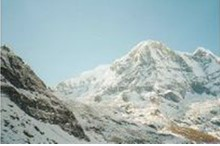
#> input picture 2sem/leora/dz3/g11.jpg, 220 x 146 px
$ jupyter execute OpenCV_ImageStitching-g.ipynb
#> lines starting #> are read from the running program, lines starting #| are printed output that depends on the picture; after the words box and inside, x2 and y2 are one past the last pixel; in counts of white or black regions, pixels touching at a corner belong together
[cell 1]
import cv2
import numpy as np
import matplotlib.pyplot as plt
import imageio
import imutils

[cell 2]
cv2.ocl.setUseOpenCL(False)

[cell 3]
# select the image id (valid values 1,2,3, or 4)
feature_extractor = 'brisk' # one of 'sift', 'surf', 'brisk', 'orb'
feature_matching = 'bf'

## ReadME

- When choosing the images bellow, make sure that the **train image** is the image to be transformed.

- For the images in the input folder, the image with id 3 should be inverted so that **train image** is the image B and **query image** is the image A.

[cell 4]
# read images and transform them to grayscale
# Make sure that the train image is the image that will be transformed
###trainImg = imageio.imread('http://www.ic.unicamp.br/~helio/imagensв1
##queryImg = imageio.imread('D:/!!!!!!!!!!!НОВОЕизображения2022/data/1guery1.jpg')
queryImg = imageio.imread('g11.jpg')
#> queryImg is the input picture: shape (146, 220, 3); mean R, G, B 161, 178.8, 179.4
##queryImg = imageio.imread('http://www.ic.unicamp.br/~helio/imagens_registro/foto1B.jpg')
trainImg =  imageio.imread('g22.jpg')
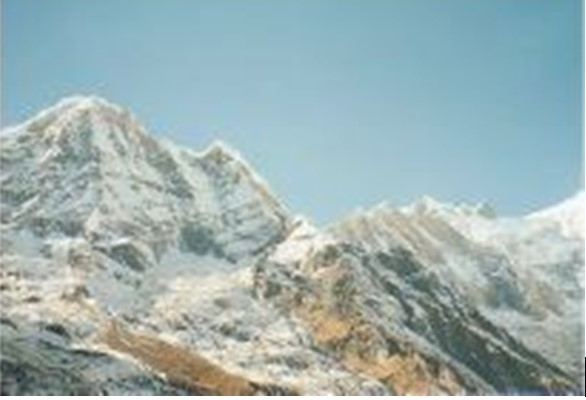
#> input picture 2sem/leora/dz3/g22.jpg, 586 x 400 px
#> trainImg is the input picture: shape (400, 586, 3); mean R, G, B 157.2, 177, 177.2
# Opencv defines the color channel in the order BGR.
# Transform it to RGB to be compatible to matplotlib
queryImg_gray = cv2.cvtColor(queryImg, cv2.COLOR_RGB2GRAY)
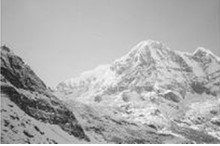
#> queryImg_gray: shape (146, 220); min 14, max 255, mean 173.6
trainImg_gray = cv2.cvtColor(trainImg, cv2.COLOR_RGB2GRAY)
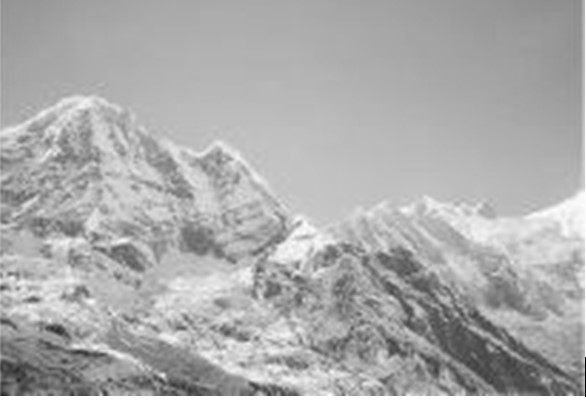
#> trainImg_gray: shape (400, 586); min 0, max 255, mean 171.1

fig, (ax1, ax2) = plt.subplots(nrows=1, ncols=2, constrained_layout=False, figsize=(16,9))
ax1.imshow(queryImg, cmap="gray")
ax1.set_xlabel("Query image", fontsize=14)

ax2.imshow(trainImg, cmap="gray")
ax2.set_xlabel("Train image (Image to be transformed)", fontsize=14)

plt.show()
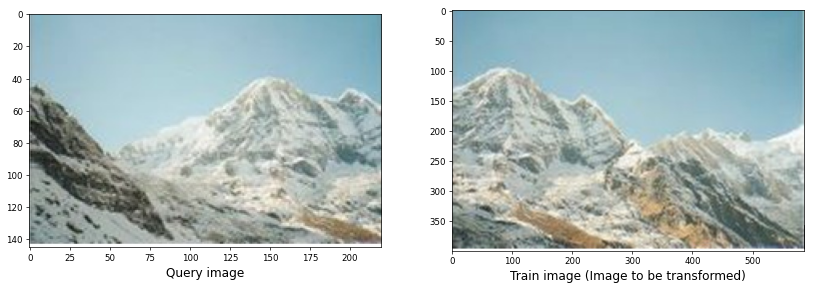
#> figure drawn by matplotlib, 2 panels

[cell 5]
def detectAndDescribe(image, method=None):
    """
    Compute key points and feature descriptors using an specific method
    """
#> called with method = 'brisk'

    assert method is not None, "You need to define a feature detection method. Values are: 'sift', 'surf'"

    # detect and extract features from the image
    if method == 'sift':
        descriptor = cv2.xfeatures2d.SIFT_create()
    elif method == 'surf':
        descriptor = cv2.xfeatures2d.SURF_create()
    elif method == 'brisk':
        descriptor = cv2.BRISK_create()
    elif method == 'orb':
        descriptor = cv2.ORB_create()

    # get keypoints and descriptors
    (kps, features) = descriptor.detectAndCompute(image, None)
#> kps = 732 keypoints; strongest (x, y, size): (182, 328, 24), (183, 328, 24), (80, 289, 38), (390, 353, 27.2)

    return (kps, features)

[cell 6]
kpsA, featuresA = detectAndDescribe(trainImg_gray, method=feature_extractor)
#> kpsA has the same summary as kps in detectAndDescribe
kpsB, featuresB = detectAndDescribe(queryImg_gray, method=feature_extractor)
#> in detectAndDescribe (call 2), `(kps, features) = descriptor.detectAndCompute(image, None)`: kps = 292 keypoints; strongest (x, y, size): (199, 118, 11.3), (52, 113, 9.8), (67, 123, 12.1), (27, 122, 11)
#> kpsB has the same summary as kps in detectAndDescribe

[cell 7]
# display the keypoints and features detected on both images
fig, (ax1,ax2) = plt.subplots(nrows=1, ncols=2, figsize=(20,8), constrained_layout=False)
ax1.imshow(cv2.drawKeypoints(trainImg_gray,kpsA,None,color=(0,255,0)))
ax1.set_xlabel("(a)", fontsize=14)
ax2.imshow(cv2.drawKeypoints(queryImg_gray,kpsB,None,color=(0,255,0)))
ax2.set_xlabel("(b)", fontsize=14)

plt.show()
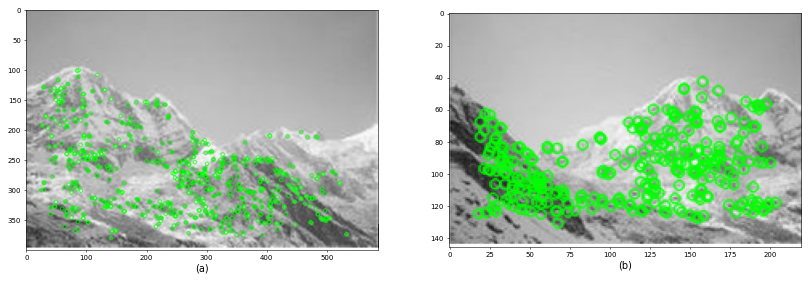
#> figure drawn by matplotlib, 2 panels

[cell 8]
def createMatcher(method,crossCheck):
    "Create and return a Matcher Object"

    if method == 'sift' or method == 'surf':
        bf = cv2.BFMatcher(cv2.NORM_L2, crossCheck=crossCheck)
    elif method == 'orb' or method == 'brisk':
        bf = cv2.BFMatcher(cv2.NORM_HAMMING, crossCheck=crossCheck)
    return bf

[cell 9]
def matchKeyPointsBF(featuresA, featuresB, method):
#> called with method = 'brisk'
    bf = createMatcher(method, crossCheck=True)

    # Match descriptors.
    best_matches = bf.match(featuresA,featuresB)
#> best_matches = 158 matches

    # Sort the features in order of distance.
    # The points with small distance (more similarity) are ordered first in the vector
    rawMatches = sorted(best_matches, key = lambda x:x.distance)
#> rawMatches = 158 matches
    print("Raw matches (Brute force):", len(rawMatches))
#| Raw matches (Brute force): 158
    return rawMatches

[cell 10]
def matchKeyPointsKNN(featuresA, featuresB, ratio, method):
    bf = createMatcher(method, crossCheck=False)
    # compute the raw matches and initialize the list of actual matches
    rawMatches = bf.knnMatch(featuresA, featuresB, 2)
    print("Raw matches (knn):", len(rawMatches))
    matches = []

    # loop over the raw matches
    for m,n in rawMatches:
        # ensure the distance is within a certain ratio of each
        # other (i.e. Lowe's ratio test)
        if m.distance < n.distance * ratio:
            matches.append(m)
    return matches

[cell 11]
print("Using: {} feature matcher".format(feature_matching))

fig = plt.figure(figsize=(20,8))

if feature_matching == 'bf':
    matches = matchKeyPointsBF(featuresA, featuresB, method=feature_extractor)
#> matches = 158 matches
    img3 = cv2.drawMatches(trainImg,kpsA,queryImg,kpsB,matches[:100],
                           None,flags=cv2.DrawMatchesFlags_NOT_DRAW_SINGLE_POINTS)
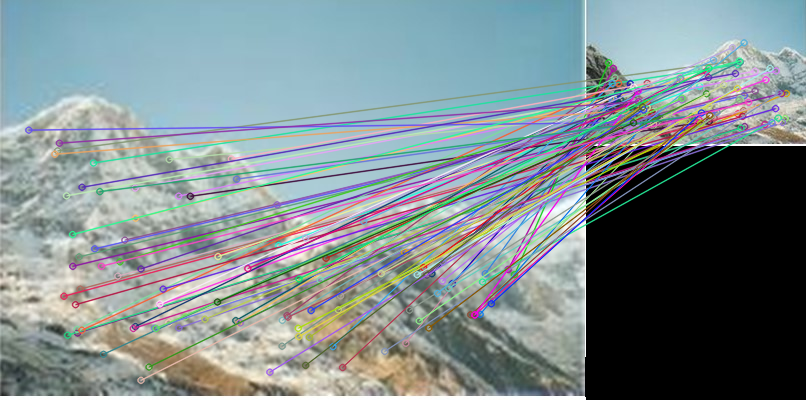
#> img3: shape (400, 806, 3); mean R, G, B 127.4, 140.4, 143.2
elif feature_matching == 'knn':
    matches = matchKeyPointsKNN(featuresA, featuresB, ratio=0.75, method=feature_extractor)
    img3 = cv2.drawMatches(trainImg,kpsA,queryImg,kpsB,np.random.choice(matches,100),
                           None,flags=cv2.DrawMatchesFlags_NOT_DRAW_SINGLE_POINTS)


plt.imshow(img3)
plt.show()

[cell 12]
def getHomography(kpsA, kpsB, featuresA, featuresB, matches, reprojThresh):
    # convert the keypoints to numpy arrays
#> called with reprojThresh = 4
    kpsA = np.float32([kp.pt for kp in kpsA])
#> kpsA = 732 pairs, first value 24.27 to 531.8, second value 101.2 to 379.8
    kpsB = np.float32([kp.pt for kp in kpsB])
#> kpsB = 292 pairs, first value 18.1 to 203, second value 42.28 to 130.6

    if len(matches) > 4:

        # construct the two sets of points
        ptsA = np.float32([kpsA[m.queryIdx] for m in matches])
#> ptsA = 158 pairs, first value 26.59 to 514, second value 129.6 to 379.8
        ptsB = np.float32([kpsB[m.trainIdx] for m in matches])
#> ptsB = 158 pairs, first value 21.41 to 199.9, second value 42.28 to 130.6

        # estimate the homography between the sets of points
        (H, status) = cv2.findHomography(ptsA, ptsB, cv2.RANSAC,
            reprojThresh)
#> H = [[0.203, 0.103, 109.2], [-0.129, 0.376, 11.29], [-0.000932, 0.000237, 1]]; status = 158 values, max 1 at index 0, min 0 at index 6, mean 0.158

        return (matches, H, status)
    else:
        return None

[cell 13]
M = getHomography(kpsA, kpsB, featuresA, featuresB, matches, reprojThresh=4)
#> M = 3 matches
if M is None:
    print("Error!")
(matches, H, status) = M
print(H)
#| [[ 2.02995816e-01  1.02976846e-01  1.09160963e+02]
#|  [-1.29327561e-01  3.76413443e-01  1.12935453e+01]
#|  [-9.31892274e-04  2.36767391e-04  1.00000000e+00]]

[cell 14]
# Apply panorama correction
width = trainImg.shape[1] + queryImg.shape[1]
#> width = 806
height = trainImg.shape[0] + queryImg.shape[0]
#> height = 546

result = cv2.warpPerspective(trainImg, H, (width, height))
result[0:queryImg.shape[0], 0:queryImg.shape[1]] = queryImg
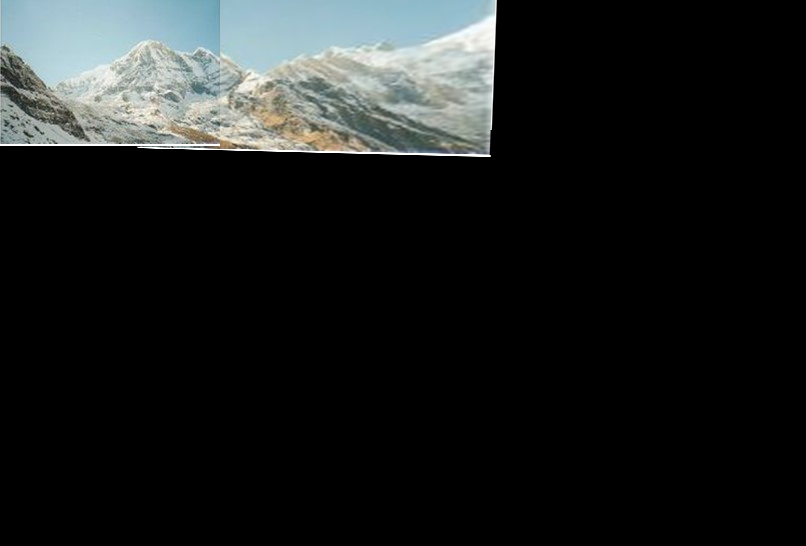
#> result: shape (546, 806, 3); mean R, G, B 27.5, 30.2, 30

plt.figure(figsize=(20,10))
plt.imshow(result)

plt.axis('off')
plt.show()

[cell 15]
# transform the panorama image to grayscale and threshold it
gray = cv2.cvtColor(result, cv2.COLOR_BGR2GRAY)
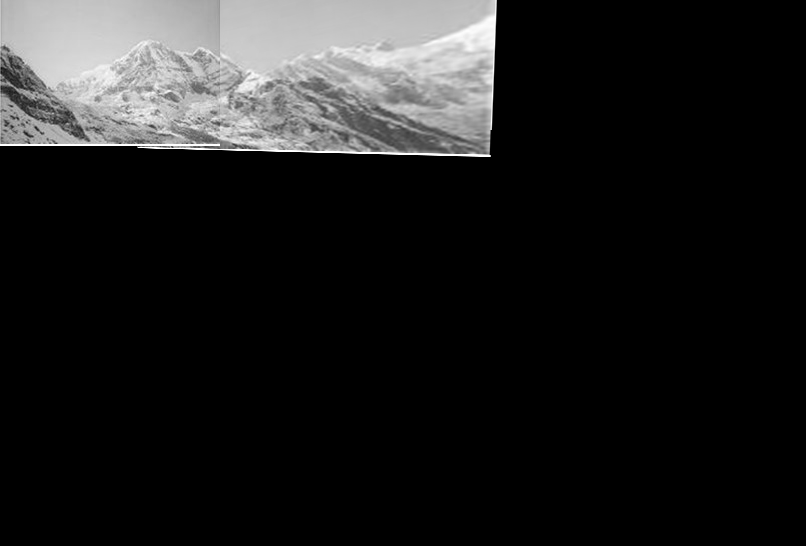
#> gray: shape (546, 806); min 0, max 255, mean 29.8
thresh = cv2.threshold(gray, 0, 255, cv2.THRESH_BINARY)[1]
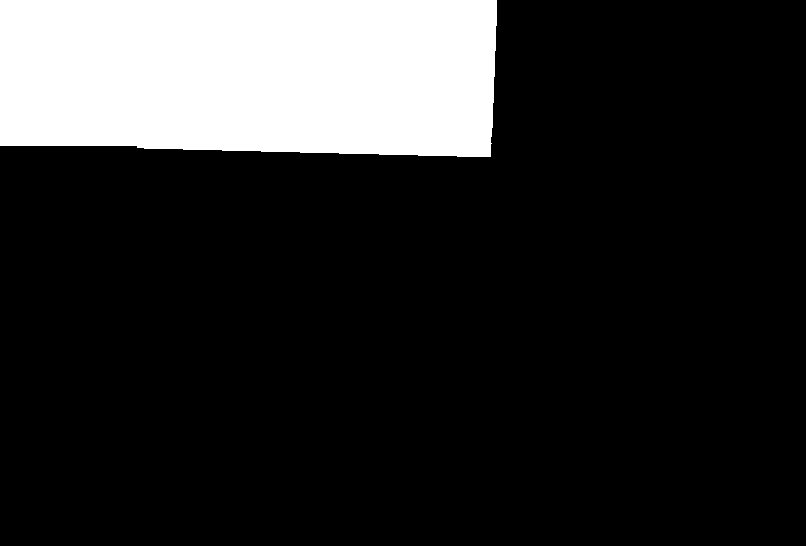
#> thresh: shape (546, 806); 17% white; 1 white region

# Finds contours from the binary image
cnts = cv2.findContours(thresh.copy(), cv2.RETR_EXTERNAL, cv2.CHAIN_APPROX_SIMPLE)
#> cnts = 1 contour; box (x1, y1, x2, y2) and area: (0, 0, 497, 157) 73988
cnts = imutils.grab_contours(cnts)

# get the maximum contour area
c = max(cnts, key=cv2.contourArea)
#> c = contour of 40 points, box (x1, y1, x2, y2) (0, 0, 497, 157), area 73988

# get a bbox from the contour area
(x, y, w, h) = cv2.boundingRect(c)
#> x = 0; y = 0; w = 497; h = 157

# crop the image to the bbox coordinates
result = result[y:y + h, x:x + w]
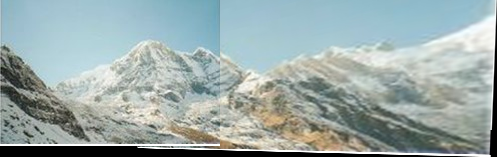
#> result: shape (157, 497, 3); mean R, G, B 155.1, 170.3, 169.1

# show the cropped image
plt.figure(figsize=(20,10))
plt.imshow(result)
